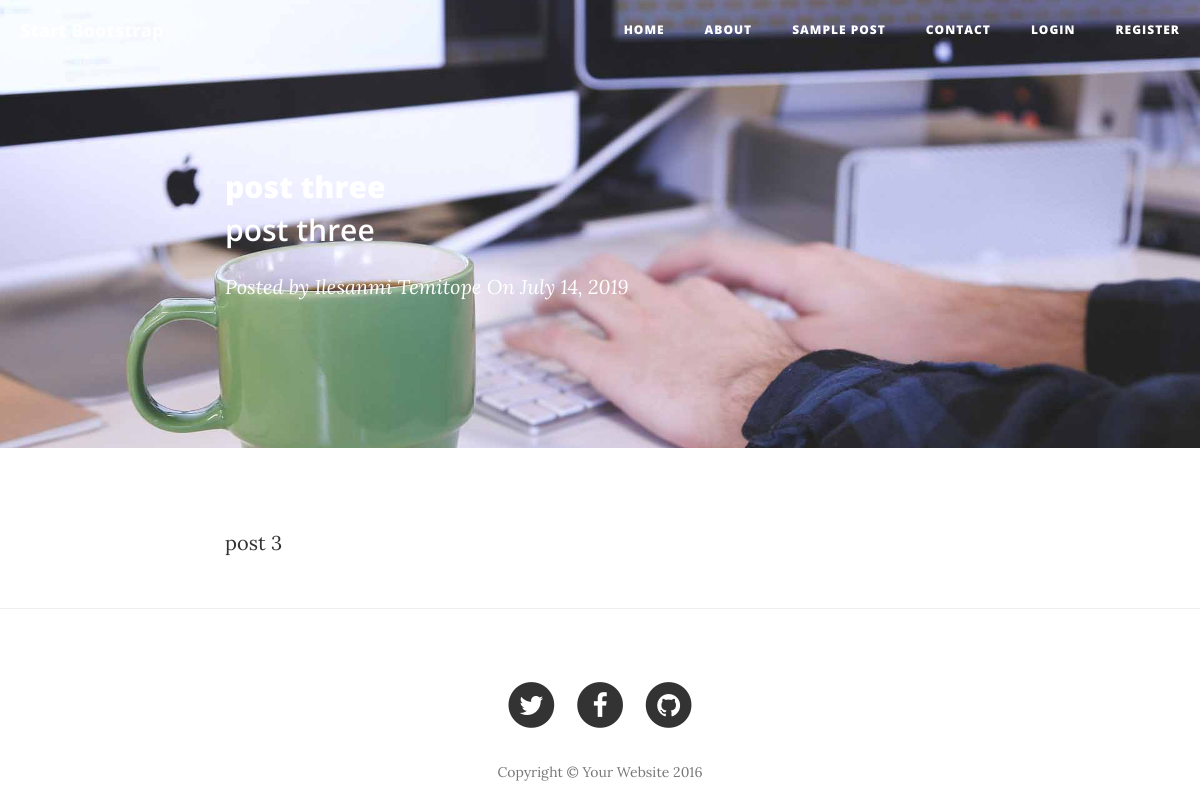
Screenshot of /post/3 with the database file from the repository.
### temiblog.py (models this page shows)
class BlogPost(db.Model,UserMixin):
       id = db.Column(db.Integer,primary_key=True)
       author = db.Column(db.String(255))
       title = db.Column(db.String(255))
       sub_title = db.Column(db.String(255))
       content = db.Column(db.Text)
       blog_pix =db.Column(db.String(200))
       author_id = db.Column(db.Integer)
       total_view = db.Column(db.BigInteger,default=0)
       today=db.Column(db.DateTime, nullable=False, default=datetime.utcnow)

### temiblog.py (the view)
@app.route('/post/<int:id>')
def post(id):
       content = BlogPost.query.filter_by(id=id).first()
       content.total_view +=1
       db.session.commit()
       return render_template('./post.html',content1=content)

### templates/post.html (shortened to what this page needs)
<!DOCTYPE html>
<html lang="en">
<head>
    <link href="{{url_for('static',filename='vendor/bootstrap/css/bootstrap.min.css')}}" rel="stylesheet">
    <link href="{{url_for('static',filename='css/clean-blog.min.css')}}" rel="stylesheet">
    <link href="{{url_for('static',filename='vendor/font-awesome/css/font-awesome.min.css')}}" rel="stylesheet" type="text/css">
</head>
<body>
    <nav class="navbar navbar-default navbar-custom navbar-fixed-top">
        <div class="container-fluid">
            <div class="navbar-header page-scroll">
                <a class="navbar-brand" href="{{url_for('index')}}">Start Bootstrap</a>
            </div>
            <div class="collapse navbar-collapse" id="bs-example-navbar-collapse-1">
                <ul class="nav navbar-nav navbar-right">
                    <li>
                        <a href="/">Home</a>
                    </li>
                    <li>
                        <a href="/about">About</a>
                    </li>
                    <li>
                        <a href="/post">Sample Post</a>
                    </li>
                    <li>
                        <a href="/contact">Contact</a>
                    </li>
                    <li>
                        <a href="/login">Login</a>
                    </li>
                    <li>
                        <a href="/register">Register</a>
                    </li>
                </ul>
            </div>
        </div>
    </nav>
    <header class="intro-header" style="background-image:  url('/static/blogpix/{{content1.blog_pix}}')">
        <div class="container">
            <div class="row">
                <div class="col-lg-8 col-lg-offset-2 col-md-10 col-md-offset-1">
                    <div class="post-heading">
                        <h2>{{content1.title}}</h2>
                        <h4 class="subheading">{{content1.sub_title}}</h4>
                        <span class="meta">Posted by <a href="{{url_for('useradminprofile', id=content1.author_id)}}">{{content1.author}}</a> On {{content1.today.strftime('%B %d, %Y')}}</span>
                    </div>
                </div>
            </div>
        </div>
    </header>
    <article>
        <div class="container">
            <div class="row">
                <div class="col-lg-8 col-lg-offset-2 col-md-10 col-md-offset-1">
                    <p>{{content1.content|safe}}</p>
                </div>
            </div>
        </div>
    </article>
    <hr>
    <footer>
        <div class="container">
            <div class="row">
                <div class="col-lg-8 col-lg-offset-2 col-md-10 col-md-offset-1">
                    <ul class="list-inline text-center">
                        <li>
                            <a href="#">
                                <span class="fa-stack fa-lg">
                                    <i class="fa fa-circle fa-stack-2x"></i>
                                    <i class="fa fa-twitter fa-stack-1x fa-inverse"></i>
                                </span>
                            </a>
                        </li>
                        <li>
                            <a href="#">
                                <span class="fa-stack fa-lg">
                                    <i class="fa fa-circle fa-stack-2x"></i>
                                    <i class="fa fa-facebook fa-stack-1x fa-inverse"></i>
                                </span>
                            </a>
                        </li>
                        <li>
                            <a href="#">
                                <span class="fa-stack fa-lg">
                                    <i class="fa fa-circle fa-stack-2x"></i>
                                    <i class="fa fa-github fa-stack-1x fa-inverse"></i>
                                </span>
                            </a>
                        </li>
                    </ul>
                    <p class="copyright text-muted">Copyright &copy; Your Website 2016</p>
                </div>
            </div>
        </div>
    </footer>
</body>
</html>

### rows the page displays
BlogPost: blog_pix (picture), title "post three", sub_title "post three", author "Ilesanmi Temitope", today "July 14, 2019", content "post 3"
